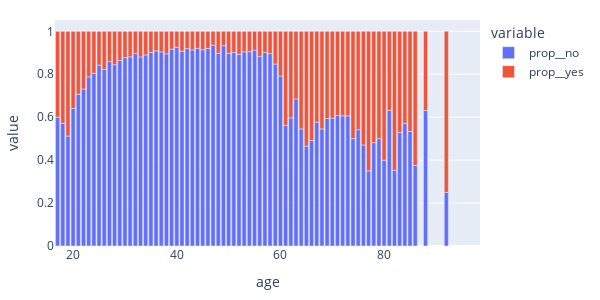
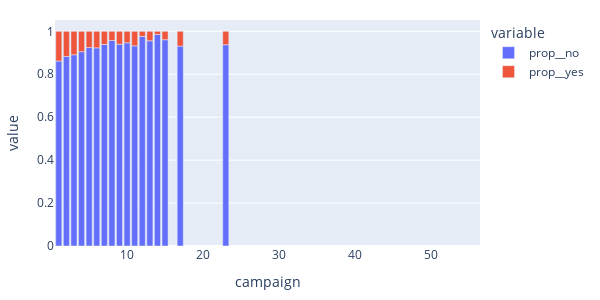
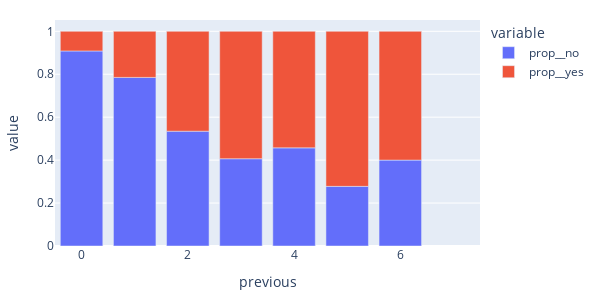
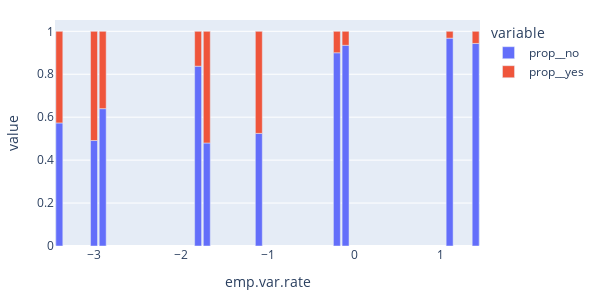

Here is the notebook cell these charts were saved with, in order:
### Code cell
#plotting normalized stacked bar plots for all categorical features

numerical_features = rawdata.columns[~(rawdata.dtypes=='object')]

plt.figure(figsize=[24,24])
n=1
for f in numerical_features:
    subset01 = rawdata[[f, "y"]]
    subset01["count"] = np.ones(len(subset01))
    df1 = subset01.groupby([f,"y"]).agg({'count':'sum'})
    df2 = df1.unstack()
    #making a wide table
    df2_cpy = df2.copy()
    df2_cpy.columns = ['__'.join(col).strip() for col in df2.columns.values]
    df2_cpy.reset_index(inplace=True) # Resets the index, makes factor a column
    df2_cpy["prop__no"] = df2_cpy["count__no"] / (df2_cpy["count__yes"] + df2_cpy["count__no"])
    df2_cpy["prop__yes"] = df2_cpy["count__yes"] / (df2_cpy["count__yes"] + df2_cpy["count__no"])
    df2_cpy["ones"] = np.ones(len(df2_cpy))

    #normalized stacked barplot using plotly
    fig = px.bar(df2_cpy, x=f, y=["prop__no", "prop__yes"],width=600, height=300)
    fig.update_layout(
    margin=dict(l=20, r=20, t=20, b=20),
    paper_bgcolor="white")
    fig.show()
    #for item in fig.get_xticklabels():
     #   item.set_rotation(90)
    n=n+1
plt.tight_layout()
plt.show()

### Figure 1 — Plotly figure (JSON) as saved in the notebook; plotly's stock layout.template omitted (floating-point values rounded to 4 significant figures)
{"data": [{"alignmentgroup": "True", "hovertemplate": "variable=prop__no<br>age=%{x}<br>value=%{y}<extra></extra>", "legendgroup": "prop__no", "marker": {"color": "#636efa"}, "name": "prop__no", "offsetgroup": "prop__no", "orientation": "v", "showlegend": true, "textposition": "auto", "type": "bar", "x": [17, 18, 19, 20, 21, 22, 23, 24, 25, 26, 27, 28, 29, 30, 31, 32, 33, 34, 35, 36, 37, 38, 39, 40, 41, 42, 43, 44, 45, 46, 47, 48, 49, 50, 51, 52, 53, 54, 55, 56, 57, 58, 59, 60, 61, 62, 63, 64, 65, 66, 67, 68, 69, 70, 71, 72, 73, 74, 75, 76, 77, 78, 79, 80, 81, 82, 83, 84, 85, 86, 87, 88, 89, 91, 92, 94, 95, 98], "xaxis": "x", "y": [0.6, 0.5714, 0.5122, 0.6406, 0.7071, 0.7313, 0.7877, 0.8045, 0.8426, 0.8222, 0.8593, 0.8443, 0.8641, 0.8772, 0.8811, 0.8973, 0.8805, 0.89, 0.9013, 0.9089, 0.9042, 0.8948, 0.9167, 0.9254, 0.9076, 0.9194, 0.9132, 0.9209, 0.914, 0.9204, 0.9355, 0.8967, 0.9331, 0.8969, 0.9011, 0.8924, 0.9045, 0.9047, 0.9126, 0.8836, 0.901, 0.8961, 0.8473, 0.7914, 0.5616, 0.5968, 0.6852, 0.5455, 0.4651, 0.4912, 0.5769, 0.5455, 0.5938, 0.5957, 0.6078, 0.6061, 0.6061, 0.5, 0.5417, 0.4706, 0.35, 0.4815, 0.5, 0.4, 0.6316, 0.3529, 0.5294, 0.5714, 0.5333, 0.375, null, 0.6316, null, null, 0.25, null, null, null], "yaxis": "y"}, {"alignmentgroup": "True", "hovertemplate": "variable=prop__yes<br>age=%{x}<br>value=%{y}<extra></extra>", "legendgroup": "prop__yes", "marker": {"color": "#EF553B"}, "name": "prop__yes", "offsetgroup": "prop__yes", "orientation": "v", "showlegend": true, "textposition": "auto", "type": "bar", "x": [17, 18, 19, 20, 21, 22, 23, 24, 25, 26, 27, 28, 29, 30, 31, 32, 33, 34, 35, 36, 37, 38, 39, 40, 41, 42, 43, 44, 45, 46, 47, 48, 49, 50, 51, 52, 53, 54, 55, 56, 57, 58, 59, 60, 61, 62, 63, 64, 65, 66, 67, 68, 69, 70, 71, 72, 73, 74, 75, 76, 77, 78, 79, 80, 81, 82, 83, 84, 85, 86, 87, 88, 89, 91, 92, 94, 95, 98], "xaxis": "x", "y": [0.4, 0.4286, 0.4878, 0.3594, 0.2929, 0.2687, 0.2123, 0.1955, 0.1574, 0.1778, 0.1407, 0.1557, 0.1359, 0.1228, 0.1189, 0.1027, 0.1195, 0.11, 0.09874, 0.09107, 0.0958, 0.1052, 0.08333, 0.07464, 0.09241, 0.08062, 0.08679, 0.07906, 0.08601, 0.07956, 0.06452, 0.1033, 0.06691, 0.1031, 0.0989, 0.1076, 0.09551, 0.09531, 0.08744, 0.1164, 0.09904, 0.1039, 0.1527, 0.2086, 0.4384, 0.4032, 0.3148, 0.4545, 0.5349, 0.5088, 0.4231, 0.4545, 0.4062, 0.4043, 0.3922, 0.3939, 0.3939, 0.5, 0.4583, 0.5294, 0.65, 0.5185, 0.5, 0.6, 0.3684, 0.6471, 0.4706, 0.4286, 0.4667, 0.625, null, 0.3684, null, null, 0.75, null, null, null], "yaxis": "y"}], "layout": {"barmode": "relative", "height": 300, "legend": {"title": {"text": "variable"}, "tracegroupgap": 0}, "margin": {"b": 20, "l": 20, "r": 20, "t": 20}, "paper_bgcolor": "white", "width": 600, "xaxis": {"anchor": "y", "domain": [0, 1], "title": {"text": "age"}}, "yaxis": {"anchor": "x", "domain": [0, 1], "title": {"text": "value"}}}}

### Figure 2 — Plotly figure (JSON) as saved in the notebook; plotly's stock layout.template omitted (floating-point values rounded to 4 significant figures)
{"data": [{"alignmentgroup": "True", "hovertemplate": "variable=prop__no<br>campaign=%{x}<br>value=%{y}<extra></extra>", "legendgroup": "prop__no", "marker": {"color": "#636efa"}, "name": "prop__no", "offsetgroup": "prop__no", "orientation": "v", "showlegend": true, "textposition": "auto", "type": "bar", "x": [1, 2, 3, 4, 5, 6, 7, 8, 9, 10, 11, 12, 13, 14, 15, 16, 17, 18, 19, 20, 21, 22, 23, 24, 25, 26, 27, 28, 29, 30, 31, 32, 33, 34, 35, 37, 39, 40, 41, 42, 43, 56], "xaxis": "x", "y": [0.8615, 0.8827, 0.8906, 0.9051, 0.9243, 0.923, 0.939, 0.9575, 0.9399, 0.9464, 0.9322, 0.976, 0.956, 0.9855, 0.9608, null, 0.931, null, null, null, null, null, 0.9375, null, null, null, null, null, null, null, null, null, null, null, null, null, null, null, null, null, null, null], "yaxis": "y"}, {"alignmentgroup": "True", "hovertemplate": "variable=prop__yes<br>campaign=%{x}<br>value=%{y}<extra></extra>", "legendgroup": "prop__yes", "marker": {"color": "#EF553B"}, "name": "prop__yes", "offsetgroup": "prop__yes", "orientation": "v", "showlegend": true, "textposition": "auto", "type": "bar", "x": [1, 2, 3, 4, 5, 6, 7, 8, 9, 10, 11, 12, 13, 14, 15, 16, 17, 18, 19, 20, 21, 22, 23, 24, 25, 26, 27, 28, 29, 30, 31, 32, 33, 34, 35, 37, 39, 40, 41, 42, 43, 56], "xaxis": "x", "y": [0.1385, 0.1173, 0.1094, 0.09486, 0.07566, 0.077, 0.061, 0.0425, 0.06007, 0.05357, 0.0678, 0.024, 0.04396, 0.01449, 0.03922, null, 0.06897, null, null, null, null, null, 0.0625, null, null, null, null, null, null, null, null, null, null, null, null, null, null, null, null, null, null, null], "yaxis": "y"}], "layout": {"barmode": "relative", "height": 300, "legend": {"title": {"text": "variable"}, "tracegroupgap": 0}, "margin": {"b": 20, "l": 20, "r": 20, "t": 20}, "paper_bgcolor": "white", "width": 600, "xaxis": {"anchor": "y", "domain": [0, 1], "title": {"text": "campaign"}}, "yaxis": {"anchor": "x", "domain": [0, 1], "title": {"text": "value"}}}}

### Figure 3 — Plotly figure (JSON) as saved in the notebook; plotly's stock layout.template omitted (floating-point values rounded to 4 significant figures)
{"data": [{"alignmentgroup": "True", "hovertemplate": "variable=prop__no<br>previous=%{x}<br>value=%{y}<extra></extra>", "legendgroup": "prop__no", "marker": {"color": "#636efa"}, "name": "prop__no", "offsetgroup": "prop__no", "orientation": "v", "showlegend": true, "textposition": "auto", "type": "bar", "x": [0, 1, 2, 3, 4, 5, 6, 7], "xaxis": "x", "y": [0.9084, 0.7852, 0.5348, 0.4065, 0.4571, 0.2778, 0.4, null], "yaxis": "y"}, {"alignmentgroup": "True", "hovertemplate": "variable=prop__yes<br>previous=%{x}<br>value=%{y}<extra></extra>", "legendgroup": "prop__yes", "marker": {"color": "#EF553B"}, "name": "prop__yes", "offsetgroup": "prop__yes", "orientation": "v", "showlegend": true, "textposition": "auto", "type": "bar", "x": [0, 1, 2, 3, 4, 5, 6, 7], "xaxis": "x", "y": [0.09159, 0.2148, 0.4652, 0.5935, 0.5429, 0.7222, 0.6, null], "yaxis": "y"}], "layout": {"barmode": "relative", "height": 300, "legend": {"title": {"text": "variable"}, "tracegroupgap": 0}, "margin": {"b": 20, "l": 20, "r": 20, "t": 20}, "paper_bgcolor": "white", "width": 600, "xaxis": {"anchor": "y", "domain": [0, 1], "title": {"text": "previous"}}, "yaxis": {"anchor": "x", "domain": [0, 1], "title": {"text": "value"}}}}

### Figure 4 — Plotly figure (JSON) as saved in the notebook; plotly's stock layout.template omitted (floating-point values rounded to 4 significant figures)
{"data": [{"alignmentgroup": "True", "hovertemplate": "variable=prop__no<br>emp.var.rate=%{x}<br>value=%{y}<extra></extra>", "legendgroup": "prop__no", "marker": {"color": "#636efa"}, "name": "prop__no", "offsetgroup": "prop__no", "orientation": "v", "showlegend": true, "textposition": "auto", "type": "bar", "x": [-3.4, -3, -2.9, -1.8, -1.7, -1.1, -0.2, -0.1, 1.1, 1.4], "xaxis": "x", "y": [0.5732, 0.4912, 0.6397, 0.8375, 0.4798, 0.5246, 0.9, 0.9348, 0.9681, 0.9435], "yaxis": "y"}, {"alignmentgroup": "True", "hovertemplate": "variable=prop__yes<br>emp.var.rate=%{x}<br>value=%{y}<extra></extra>", "legendgroup": "prop__yes", "marker": {"color": "#EF553B"}, "name": "prop__yes", "offsetgroup": "prop__yes", "orientation": "v", "showlegend": true, "textposition": "auto", "type": "bar", "x": [-3.4, -3, -2.9, -1.8, -1.7, -1.1, -0.2, -0.1, 1.1, 1.4], "xaxis": "x", "y": [0.4268, 0.5088, 0.3603, 0.1625, 0.5202, 0.4754, 0.1, 0.06522, 0.03189, 0.05649], "yaxis": "y"}], "layout": {"barmode": "relative", "height": 300, "legend": {"title": {"text": "variable"}, "tracegroupgap": 0}, "margin": {"b": 20, "l": 20, "r": 20, "t": 20}, "paper_bgcolor": "white", "width": 600, "xaxis": {"anchor": "y", "domain": [0, 1], "title": {"text": "emp.var.rate"}}, "yaxis": {"anchor": "x", "domain": [0, 1], "title": {"text": "value"}}}}
